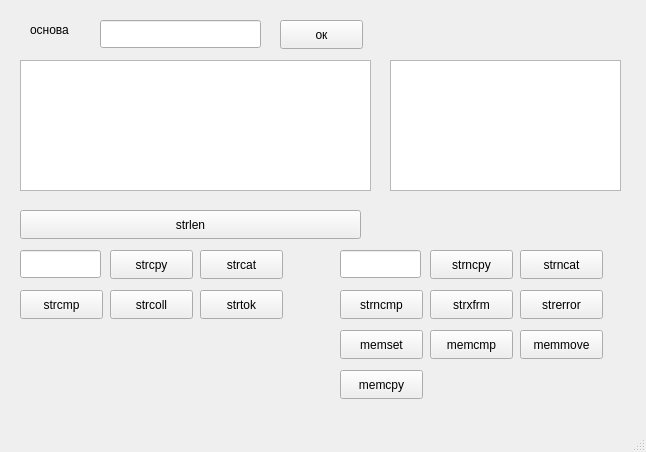
<?xml version="1.0" encoding="UTF-8"?>
<ui version="4.0">
 <class>MainWindow</class>
 <widget class="QMainWindow" name="MainWindow">
  <property name="geometry">
   <rect>
    <x>0</x>
    <y>0</y>
    <width>646</width>
    <height>452</height>
   </rect>
  </property>
  <property name="windowTitle">
   <string>MainWindow</string>
  </property>
  <widget class="QWidget" name="centralwidget">
   <widget class="QLineEdit" name="lineEdit">
    <property name="geometry">
     <rect>
      <x>100</x>
      <y>20</y>
      <width>161</width>
      <height>28</height>
     </rect>
    </property>
   </widget>
   <widget class="QLineEdit" name="lineEdit_2">
    <property name="geometry">
     <rect>
      <x>20</x>
      <y>250</y>
      <width>81</width>
      <height>28</height>
     </rect>
    </property>
   </widget>
   <widget class="QLabel" name="label">
    <property name="geometry">
     <rect>
      <x>30</x>
      <y>20</y>
      <width>63</width>
      <height>20</height>
     </rect>
    </property>
    <property name="text">
     <string>основа</string>
    </property>
   </widget>
   <widget class="QTextBrowser" name="textBrowser">
    <property name="geometry">
     <rect>
      <x>20</x>
      <y>60</y>
      <width>351</width>
      <height>131</height>
     </rect>
    </property>
   </widget>
   <widget class="QPushButton" name="pushButton">
    <property name="geometry">
     <rect>
      <x>280</x>
      <y>20</y>
      <width>83</width>
      <height>29</height>
     </rect>
    </property>
    <property name="text">
     <string>ок</string>
    </property>
   </widget>
   <widget class="QPushButton" name="pushButton_2">
    <property name="geometry">
     <rect>
      <x>110</x>
      <y>250</y>
      <width>83</width>
      <height>29</height>
     </rect>
    </property>
    <property name="toolTip">
     <string>&lt;html&gt;&lt;head/&gt;&lt;body&gt;&lt;p&gt;&lt;span style=&quot; font-family:'Courier New';&quot;&gt;char* strcpy( char* destptr, constchar* srcptr );&lt;br/&gt;&lt;/span&gt;Функция копирует Си-строку &lt;span style=&quot; font-family:'Courier New';&quot;&gt;srcptr&lt;/span&gt;, включая завершающий нулевой символ в строку назначения, на которую ссылается указатель &lt;span style=&quot; font-family:'Courier New';&quot;&gt;destptr&lt;/span&gt;.&lt;/p&gt;&lt;/body&gt;&lt;/html&gt;</string>
    </property>
    <property name="whatsThis">
     <string>&lt;html&gt;&lt;head/&gt;&lt;body&gt;&lt;p&gt;&lt;span style=&quot; font-family:'Courier New';&quot;&gt;char&lt;/span&gt;&lt;span style=&quot; font-family:'Courier New';&quot;&gt;* strcpy( char&lt;/span&gt;&lt;span style=&quot; font-family:'Courier New';&quot;&gt;* destptr, const&lt;/span&gt;&lt;span style=&quot; font-family:'Courier New';&quot;&gt;char&lt;/span&gt;&lt;span style=&quot; font-family:'Courier New';&quot;&gt;* srcptr );&lt;br/&gt;&lt;/span&gt;Функция копирует Си-строку &lt;span style=&quot; font-family:'Courier New';&quot;&gt;srcptr&lt;/span&gt;, включая завершающий нулевой символ в строку назначения, на которую ссылается указатель &lt;span style=&quot; font-family:'Courier New';&quot;&gt;destptr&lt;/span&gt;.&lt;/p&gt;&lt;/body&gt;&lt;/html&gt;</string>
    </property>
    <property name="text">
     <string>strcpy</string>
    </property>
   </widget>
   <widget class="QPushButton" name="pushButton_3">
    <property name="geometry">
     <rect>
      <x>430</x>
      <y>250</y>
      <width>83</width>
      <height>29</height>
     </rect>
    </property>
    <property name="toolTip">
     <string>&lt;html&gt;&lt;head/&gt;&lt;body&gt;&lt;p&gt;char * strncpy( char * destptr, const char * srcptr, size_t num );&lt;/p&gt;&lt;p&gt;Функция копирует первые &lt;span style=&quot; font-family:'Courier New';&quot;&gt;num&lt;/span&gt; символов из строки &lt;span style=&quot; font-family:'Courier New';&quot;&gt;srcptr&lt;/span&gt; в строку &lt;span style=&quot; font-family:'Courier New';&quot;&gt;destptr&lt;/span&gt;. Если конец строки &lt;span style=&quot; font-family:'Courier New';&quot;&gt;srcptr&lt;/span&gt; (символ конца строки ) достигнут прежде, чем были скопированы &lt;span style=&quot; font-family:'Courier New';&quot;&gt;num&lt;/span&gt; символов, к скопированным символам в конец строки &lt;span style=&quot; font-family:'Courier New';&quot;&gt;destptr&lt;/span&gt; добавляется нуль-символ, после чего, строка считается скопированной.&lt;/p&gt;&lt;p&gt;Если же строка назначения окажется меньше &lt;span style=&quot; font-family:'Courier New';&quot;&gt;num&lt;/span&gt;, тогда скопируются символы, которые поместятся в &lt;span style=&quot; font-family:'Courier New';&quot;&gt;destptr&lt;/span&gt;, учитывая то, что в конце строки обязательно должен стоять символ конца строки.&lt;/p&gt;&lt;/body&gt;&lt;/html&gt;</string>
    </property>
    <property name="whatsThis">
     <string>&lt;html&gt;&lt;head/&gt;&lt;body&gt;&lt;p&gt;char * strncpy( char * destptr, const char * srcptr, size_t num );&lt;/p&gt;&lt;p&gt;Функция копирует первые &lt;span style=&quot; font-family:'Courier New';&quot;&gt;num&lt;/span&gt; символов из строки &lt;span style=&quot; font-family:'Courier New';&quot;&gt;srcptr&lt;/span&gt; в строку &lt;span style=&quot; font-family:'Courier New';&quot;&gt;destptr&lt;/span&gt;. Если конец строки &lt;span style=&quot; font-family:'Courier New';&quot;&gt;srcptr&lt;/span&gt; (символ конца строки ) достигнут прежде, чем были скопированы &lt;span style=&quot; font-family:'Courier New';&quot;&gt;num&lt;/span&gt; символов, к скопированным символам в конец строки &lt;span style=&quot; font-family:'Courier New';&quot;&gt;destptr&lt;/span&gt; добавляется нуль-символ, после чего, строка считается скопированной.&lt;/p&gt;&lt;p&gt;Если же строка назначения окажется меньше &lt;span style=&quot; font-family:'Courier New';&quot;&gt;num&lt;/span&gt;, тогда скопируются символы, которые поместятся в &lt;span style=&quot; font-family:'Courier New';&quot;&gt;destptr&lt;/span&gt;, учитывая то, что в конце строки обязательно должен стоять символ конца строки.&lt;/p&gt;&lt;/body&gt;&lt;/html&gt;</string>
    </property>
    <property name="text">
     <string>strncpy</string>
    </property>
   </widget>
   <widget class="QLineEdit" name="lineEdit_4">
    <property name="geometry">
     <rect>
      <x>340</x>
      <y>250</y>
      <width>81</width>
      <height>28</height>
     </rect>
    </property>
   </widget>
   <widget class="QPushButton" name="pushButton_4">
    <property name="geometry">
     <rect>
      <x>520</x>
      <y>250</y>
      <width>83</width>
      <height>29</height>
     </rect>
    </property>
    <property name="toolTip">
     <string>&lt;html&gt;&lt;head/&gt;&lt;body&gt;&lt;p&gt;char *strncat(char *str1, const char *str2, size_t count)&lt;/p&gt;&lt;p&gt;Функция strncat() добавляет к строке, на которую указывает str1, не более count символов из строки, на которую указывает str2. В конце модифицированной строки str1 функция ставит нуле­вой символ. Нулевой символ, первоначально завершавший строку str1, замещается первым симво­лом строки str2. Строка str2 остается в первоначальном виде.Функция strncat() возвращает указатель str1.&lt;/p&gt;&lt;/body&gt;&lt;/html&gt;</string>
    </property>
    <property name="whatsThis">
     <string>&lt;html&gt;&lt;head/&gt;&lt;body&gt;&lt;p&gt;char *strncat(char *str1, const char *str2, size_t count)&lt;/p&gt;&lt;p&gt;Функция strncat() добавляет к строке, на которую указывает str1, не более count символов из строки, на которую указывает str2. В конце модифицированной строки str1 функция ставит нуле­вой символ. Нулевой символ, первоначально завершавший строку str1, замещается первым симво­лом строки str2. Строка str2 остается в первоначальном виде.Функция strncat() возвращает указатель str1.&lt;/p&gt;&lt;/body&gt;&lt;/html&gt;</string>
    </property>
    <property name="text">
     <string>strncat</string>
    </property>
   </widget>
   <widget class="QPushButton" name="pushButton_5">
    <property name="geometry">
     <rect>
      <x>200</x>
      <y>250</y>
      <width>83</width>
      <height>29</height>
     </rect>
    </property>
    <property name="toolTip">
     <string>&lt;html&gt;&lt;head/&gt;&lt;body&gt;&lt;p&gt;char * strcat( char * destptr, const char * srcptr );&lt;/p&gt;&lt;p&gt;Объединение строк. Функция добавляет копию строки &lt;span style=&quot; font-family:'Courier New';&quot;&gt;srcptr&lt;/span&gt; в конец строки &lt;span style=&quot; font-family:'Courier New';&quot;&gt;destptr&lt;/span&gt;. Нулевой символ конца строки &lt;span style=&quot; font-family:'Courier New';&quot;&gt;destptr&lt;/span&gt; заменяется первым символом строки &lt;span style=&quot; font-family:'Courier New';&quot;&gt;srcptr&lt;/span&gt;, и новый нуль-символ добавляется в конец уже новой строки, сформированной объединением символов двух строк в строке &lt;span style=&quot; font-family:'Courier New';&quot;&gt;destptr&lt;/span&gt;.&lt;/p&gt;&lt;/body&gt;&lt;/html&gt;</string>
    </property>
    <property name="whatsThis">
     <string>&lt;html&gt;&lt;head/&gt;&lt;body&gt;&lt;p&gt;char * strcat( char * destptr, const char * srcptr );&lt;/p&gt;&lt;p&gt;Объединение строк. Функция добавляет копию строки &lt;span style=&quot; font-family:'Courier New';&quot;&gt;srcptr&lt;/span&gt; в конец строки &lt;span style=&quot; font-family:'Courier New';&quot;&gt;destptr&lt;/span&gt;. Нулевой символ конца строки &lt;span style=&quot; font-family:'Courier New';&quot;&gt;destptr&lt;/span&gt; заменяется первым символом строки &lt;span style=&quot; font-family:'Courier New';&quot;&gt;srcptr&lt;/span&gt;, и новый нуль-символ добавляется в конец уже новой строки, сформированной объединением символов двух строк в строке &lt;span style=&quot; font-family:'Courier New';&quot;&gt;destptr&lt;/span&gt;.&lt;/p&gt;&lt;/body&gt;&lt;/html&gt;</string>
    </property>
    <property name="text">
     <string>strcat</string>
    </property>
   </widget>
   <widget class="QPushButton" name="pushButton_6">
    <property name="geometry">
     <rect>
      <x>20</x>
      <y>290</y>
      <width>83</width>
      <height>29</height>
     </rect>
    </property>
    <property name="toolTip">
     <string>&lt;html&gt;&lt;head/&gt;&lt;body&gt;&lt;p&gt;int strcmp( const char * string1, const char * string2 );&lt;/p&gt;&lt;p&gt;Эта функция сравнивает символы двух строк, &lt;span style=&quot; font-family:'Courier New';&quot;&gt;string1&lt;/span&gt; и &lt;span style=&quot; font-family:'Courier New';&quot;&gt;string2&lt;/span&gt;. Начиная с первых символов функция &lt;span style=&quot; font-family:'Courier New';&quot;&gt;strcmp&lt;/span&gt; сравнивает поочередно каждую пару символов, и продолжается это до тех пор, пока не будут найдены различные символы или не будет достигнут конец строки.&lt;/p&gt;&lt;/body&gt;&lt;/html&gt;</string>
    </property>
    <property name="whatsThis">
     <string>&lt;html&gt;&lt;head/&gt;&lt;body&gt;&lt;p&gt;int strcmp( const char * string1, const char * string2 );&lt;/p&gt;&lt;p&gt;Эта функция сравнивает символы двух строк, &lt;span style=&quot; font-family:'Courier New';&quot;&gt;string1&lt;/span&gt; и &lt;span style=&quot; font-family:'Courier New';&quot;&gt;string2&lt;/span&gt;. Начиная с первых символов функция &lt;span style=&quot; font-family:'Courier New';&quot;&gt;strcmp&lt;/span&gt; сравнивает поочередно каждую пару символов, и продолжается это до тех пор, пока не будут найдены различные символы или не будет достигнут конец строки.&lt;/p&gt;&lt;/body&gt;&lt;/html&gt;</string>
    </property>
    <property name="text">
     <string>strcmp</string>
    </property>
   </widget>
   <widget class="QTextBrowser" name="textBrowser_2">
    <property name="geometry">
     <rect>
      <x>390</x>
      <y>60</y>
      <width>231</width>
      <height>131</height>
     </rect>
    </property>
   </widget>
   <widget class="QPushButton" name="pushButton_7">
    <property name="geometry">
     <rect>
      <x>340</x>
      <y>290</y>
      <width>83</width>
      <height>29</height>
     </rect>
    </property>
    <property name="toolTip">
     <string>&lt;html&gt;&lt;head/&gt;&lt;body&gt;&lt;p&gt;int strncmp( const char * string1, const char * string2, size_t num );&lt;/p&gt;&lt;p&gt;Функция сравнивает первые &lt;span style=&quot; font-family:'Courier New';&quot;&gt;num&lt;/span&gt; символов строки &lt;span style=&quot; font-family:'Courier New';&quot;&gt;string1&lt;/span&gt; с первыми &lt;span style=&quot; font-family:'Courier New';&quot;&gt;num&lt;/span&gt; символами строки &lt;span style=&quot; font-family:'Courier New';&quot;&gt;string2&lt;/span&gt;.&lt;br/&gt;Эта функция начинает сравнивать первый символ каждой строки. Если они равны, &lt;span style=&quot; font-family:'Courier New';&quot;&gt;strncmp&lt;/span&gt; продолжает сравнивать  следующие пары символов, пока не будут найдены различные символы или пока не будет достигнут конец строки.&lt;/p&gt;&lt;/body&gt;&lt;/html&gt;</string>
    </property>
    <property name="whatsThis">
     <string>&lt;html&gt;&lt;head/&gt;&lt;body&gt;&lt;p&gt;int strncmp( const char * string1, const char * string2, size_t num );&lt;/p&gt;&lt;p&gt;Функция сравнивает первые &lt;span style=&quot; font-family:'Courier New';&quot;&gt;num&lt;/span&gt; символов строки &lt;span style=&quot; font-family:'Courier New';&quot;&gt;string1&lt;/span&gt; с первыми &lt;span style=&quot; font-family:'Courier New';&quot;&gt;num&lt;/span&gt; символами строки &lt;span style=&quot; font-family:'Courier New';&quot;&gt;string2&lt;/span&gt;.&lt;br/&gt;Эта функция начинает сравнивать первый символ каждой строки. Если они равны, &lt;span style=&quot; font-family:'Courier New';&quot;&gt;strncmp&lt;/span&gt; продолжает сравнивать  следующие пары символов, пока не будут найдены различные символы или пока не будет достигнут конец строки.&lt;/p&gt;&lt;/body&gt;&lt;/html&gt;</string>
    </property>
    <property name="text">
     <string>strncmp</string>
    </property>
   </widget>
   <widget class="QPushButton" name="pushButton_8">
    <property name="geometry">
     <rect>
      <x>110</x>
      <y>290</y>
      <width>83</width>
      <height>29</height>
     </rect>
    </property>
    <property name="toolTip">
     <string>&lt;html&gt;&lt;head/&gt;&lt;body&gt;&lt;p&gt;int strcmp( const char * string1, const char * string2 );&lt;/p&gt;&lt;p&gt;Эта функция сравнивает символы двух строк, &lt;span style=&quot; font-family:'Courier New';&quot;&gt;string1&lt;/span&gt; и &lt;span style=&quot; font-family:'Courier New';&quot;&gt;string2&lt;/span&gt;. Начиная с первых символов функция &lt;span style=&quot; font-family:'Courier New';&quot;&gt;strcmp&lt;/span&gt; сравнивает поочередно каждую пару символов, и продолжается это до тех пор, пока не будут найдены различные символы или не будет достигнут конец строки.&lt;/p&gt;&lt;/body&gt;&lt;/html&gt;</string>
    </property>
    <property name="whatsThis">
     <string>&lt;html&gt;&lt;head/&gt;&lt;body&gt;&lt;p&gt;int strcoll( const char * string1, const char * string2 );&lt;/p&gt;&lt;p&gt;Функция сравнивает строку &lt;span style=&quot; font-family:'Courier New';&quot;&gt;string1&lt;/span&gt; со строкой &lt;span style=&quot; font-family:'Courier New';&quot;&gt;string2&lt;/span&gt;, с учётом параметра &lt;span style=&quot; font-family:'Courier New';&quot;&gt;LC_COLLATE&lt;/span&gt;, текущей локали.&lt;br/&gt;Эта функция сравнивает символы каждой строки, начиная с первого. Если символы равны сравнение продолжится уже со следующей парой символов и так до тех пор, пока не будут найдены различные символы или не будет найден нулевой символ, сигнализирующий о конце строки.&lt;/p&gt;&lt;/body&gt;&lt;/html&gt;</string>
    </property>
    <property name="text">
     <string>strcoll</string>
    </property>
   </widget>
   <widget class="QPushButton" name="pushButton_9">
    <property name="geometry">
     <rect>
      <x>430</x>
      <y>290</y>
      <width>83</width>
      <height>29</height>
     </rect>
    </property>
    <property name="toolTip">
     <string>&lt;html&gt;&lt;head/&gt;&lt;body&gt;&lt;p&gt;size_t *strxfrm(char *dest, const char *source, size_t count)&lt;/p&gt;&lt;p&gt;Функция strxfrm() используется для копирования до count символов содержимого строки, на которую указывает source, в строку, на которую указывает dest. Аргумент source должен быть указателем на строку, оканчивающуюся нулевым символом. В процессе копирования любые национальные символы преобразуются в формат, характерный для конкретной страны. Функция strncpy() возвращает указатель на dest. &lt;/p&gt;&lt;/body&gt;&lt;/html&gt;</string>
    </property>
    <property name="whatsThis">
     <string>&lt;html&gt;&lt;head/&gt;&lt;body&gt;&lt;p&gt;size_t *strxfrm(char *dest, const char *source, size_t count)&lt;/p&gt;&lt;p&gt;Функция strxfrm() используется для копирования до count символов содержимого строки, на которую указывает source, в строку, на которую указывает dest. Аргумент source должен быть указателем на строку, оканчивающуюся нулевым символом. В процессе копирования любые национальные символы преобразуются в формат, характерный для конкретной страны. Функция strncpy() возвращает указатель на dest. &lt;/p&gt;&lt;/body&gt;&lt;/html&gt;</string>
    </property>
    <property name="text">
     <string>strxfrm</string>
    </property>
   </widget>
   <widget class="QPushButton" name="pushButton_10">
    <property name="geometry">
     <rect>
      <x>200</x>
      <y>290</y>
      <width>83</width>
      <height>29</height>
     </rect>
    </property>
    <property name="toolTip">
     <string>&lt;html&gt;&lt;head/&gt;&lt;body&gt;&lt;p&gt;char * strtok( char * string, const char * delim );&lt;/p&gt;&lt;p&gt;Функция &lt;span style=&quot; font-family:'Courier New';&quot;&gt;strtok&lt;/span&gt; выполняет поиск лексем в строке &lt;span style=&quot; font-family:'Courier New';&quot;&gt;string&lt;/span&gt;. Последовательность вызовов этой функции разбивают строку &lt;span style=&quot; font-family:'Courier New';&quot;&gt;string&lt;/span&gt; на лексемы, которые представляют собой последовательности символов, разделенных символами разделителями.&lt;/p&gt;&lt;/body&gt;&lt;/html&gt;</string>
    </property>
    <property name="whatsThis">
     <string>&lt;html&gt;&lt;head/&gt;&lt;body&gt;&lt;p&gt;char * strtok( char * string, const char * delim );&lt;/p&gt;&lt;p&gt;Функция &lt;span style=&quot; font-family:'Courier New';&quot;&gt;strtok&lt;/span&gt; выполняет поиск лексем в строке &lt;span style=&quot; font-family:'Courier New';&quot;&gt;string&lt;/span&gt;. Последовательность вызовов этой функции разбивают строку &lt;span style=&quot; font-family:'Courier New';&quot;&gt;string&lt;/span&gt; на лексемы, которые представляют собой последовательности символов, разделенных символами разделителями.&lt;/p&gt;&lt;/body&gt;&lt;/html&gt;</string>
    </property>
    <property name="text">
     <string>strtok</string>
    </property>
   </widget>
   <widget class="QPushButton" name="pushButton_11">
    <property name="geometry">
     <rect>
      <x>520</x>
      <y>290</y>
      <width>83</width>
      <height>29</height>
     </rect>
    </property>
    <property name="toolTip">
     <string>&lt;html&gt;&lt;head/&gt;&lt;body&gt;&lt;p&gt;char *strerror(int num)&lt;/p&gt;&lt;p&gt;Функция strerror() возвращает указатель на сообщение об ошибке, связанное с номером ошибки.&lt;/p&gt;&lt;/body&gt;&lt;/html&gt;</string>
    </property>
    <property name="whatsThis">
     <string>&lt;html&gt;&lt;head/&gt;&lt;body&gt;&lt;p&gt;char *strerror(int num)&lt;/p&gt;&lt;p&gt;Функция strerror() возвращает указатель на сообщение об ошибке, связанное с номером ошибки.&lt;/p&gt;&lt;/body&gt;&lt;/html&gt;</string>
    </property>
    <property name="text">
     <string>strerror</string>
    </property>
   </widget>
   <widget class="QPushButton" name="pushButton_12">
    <property name="geometry">
     <rect>
      <x>20</x>
      <y>210</y>
      <width>341</width>
      <height>29</height>
     </rect>
    </property>
    <property name="toolTip">
     <string>&lt;html&gt;&lt;head/&gt;&lt;body&gt;&lt;p&gt;size_t strlen( const char * string );&lt;br/&gt;Длина Си-строки определяется по достижению нулевого символа  — нуль терминатор. Функция &lt;span style=&quot; font-family:'Courier New';&quot;&gt;strlen&lt;/span&gt; видит начало Си-строки  и начинает сначала считать количество символов (байтов, отводимых под каждый символ), этот процесс выполняется до тех пор, пока не будет достигнут завершающий нулевой символ.&lt;/p&gt;&lt;/body&gt;&lt;/html&gt;</string>
    </property>
    <property name="whatsThis">
     <string>&lt;html&gt;&lt;head/&gt;&lt;body&gt;&lt;p&gt;size_t strlen( const char * string );&lt;br/&gt;Длина Си-строки определяется по достижению нулевого символа  — нуль терминатор. Функция &lt;span style=&quot; font-family:'Courier New';&quot;&gt;strlen&lt;/span&gt; видит начало Си-строки  и начинает сначала считать количество символов (байтов, отводимых под каждый символ), этот процесс выполняется до тех пор, пока не будет достигнут завершающий нулевой символ.&lt;/p&gt;&lt;/body&gt;&lt;/html&gt;</string>
    </property>
    <property name="text">
     <string>strlen</string>
    </property>
   </widget>
   <widget class="QPushButton" name="pushButton_13">
    <property name="geometry">
     <rect>
      <x>340</x>
      <y>330</y>
      <width>83</width>
      <height>29</height>
     </rect>
    </property>
    <property name="toolTip">
     <string>&lt;html&gt;&lt;head/&gt;&lt;body&gt;&lt;p&gt;&lt;span style=&quot; font-family:'Courier New';&quot;&gt;void* memset( void* memptr, intval, size_tnum );&lt;/span&gt;&lt;/p&gt;&lt;p&gt;Функция &lt;span style=&quot; font-family:'Courier New';&quot;&gt;memset&lt;/span&gt; заполняет &lt;span style=&quot; font-family:'Courier New';&quot;&gt;num&lt;/span&gt; байтов блока памяти, через указатель &lt;span style=&quot; font-family:'Courier New';&quot;&gt;memptr&lt;/span&gt;. Код заполняемого символа передаётся в функцию через параметр &lt;span style=&quot; font-family:'Courier New';&quot;&gt;val&lt;/span&gt;.&lt;/p&gt;&lt;/body&gt;&lt;/html&gt;</string>
    </property>
    <property name="whatsThis">
     <string>&lt;html&gt;&lt;head/&gt;&lt;body&gt;&lt;p&gt;&lt;span style=&quot; font-family:'Courier New';&quot;&gt;void&lt;/span&gt;&lt;span style=&quot; font-family:'Courier New';&quot;&gt;* memset( void&lt;/span&gt;&lt;span style=&quot; font-family:'Courier New';&quot;&gt;* memptr, int&lt;/span&gt;&lt;span style=&quot; font-family:'Courier New';&quot;&gt;val, size_t&lt;/span&gt;&lt;span style=&quot; font-family:'Courier New';&quot;&gt;num );&lt;/span&gt;&lt;/p&gt;&lt;p&gt;Функция &lt;span style=&quot; font-family:'Courier New';&quot;&gt;memset&lt;/span&gt; заполняет &lt;span style=&quot; font-family:'Courier New';&quot;&gt;num&lt;/span&gt; байтов блока памяти, через указатель &lt;span style=&quot; font-family:'Courier New';&quot;&gt;memptr&lt;/span&gt;. Код заполняемого символа передаётся в функцию через параметр &lt;span style=&quot; font-family:'Courier New';&quot;&gt;val&lt;/span&gt;.&lt;/p&gt;&lt;/body&gt;&lt;/html&gt;</string>
    </property>
    <property name="text">
     <string>memset</string>
    </property>
   </widget>
   <widget class="QPushButton" name="pushButton_14">
    <property name="geometry">
     <rect>
      <x>430</x>
      <y>330</y>
      <width>83</width>
      <height>29</height>
     </rect>
    </property>
    <property name="toolTip">
     <string>&lt;html&gt;&lt;head/&gt;&lt;body&gt;&lt;p&gt;int memcmp(const void *buf1, const void *buf2, size_t count)&lt;/p&gt;&lt;p&gt;Функция memcmp() сравнивает первые count символов массивов, на которые указывают buf1 и buf2. Сравнение производится лексикографически. Функция memcmp() возвращает целое число&lt;/p&gt;&lt;/body&gt;&lt;/html&gt;</string>
    </property>
    <property name="whatsThis">
     <string>&lt;html&gt;&lt;head/&gt;&lt;body&gt;&lt;p&gt;int memcmp(const void *buf1, const void *buf2, size_t count)&lt;/p&gt;&lt;p&gt;Функция memcmp() сравнивает первые count символов массивов, на которые указывают buf1 и buf2. Сравнение производится лексикографически. Функция memcmp() возвращает целое число&lt;/p&gt;&lt;/body&gt;&lt;/html&gt;</string>
    </property>
    <property name="text">
     <string>memcmp</string>
    </property>
   </widget>
   <widget class="QPushButton" name="pushButton_15">
    <property name="geometry">
     <rect>
      <x>520</x>
      <y>330</y>
      <width>83</width>
      <height>29</height>
     </rect>
    </property>
    <property name="toolTip">
     <string>&lt;html&gt;&lt;head/&gt;&lt;body&gt;&lt;p&gt;void *memmove(void *dest, const void *source, size_t count)&lt;/p&gt;&lt;p&gt;Функция memmove() копирует count символов из массива, на который указывает source, в мас­сив, на который указывает dest.&lt;/p&gt;&lt;/body&gt;&lt;/html&gt;</string>
    </property>
    <property name="whatsThis">
     <string>&lt;html&gt;&lt;head/&gt;&lt;body&gt;&lt;p&gt;void *memmove(void *dest, const void *source, size_t count)&lt;/p&gt;&lt;p&gt;Функция memmove() копирует count символов из массива, на который указывает source, в мас­сив, на который указывает dest.&lt;/p&gt;&lt;/body&gt;&lt;/html&gt;</string>
    </property>
    <property name="text">
     <string>memmove</string>
    </property>
   </widget>
   <widget class="QPushButton" name="pushButton_16">
    <property name="geometry">
     <rect>
      <x>340</x>
      <y>370</y>
      <width>83</width>
      <height>29</height>
     </rect>
    </property>
    <property name="toolTip">
     <string>&lt;html&gt;&lt;head/&gt;&lt;body&gt;&lt;p&gt;void * memcpy( void * destptr, const void * srcptr, size_t num );&lt;/p&gt;&lt;p&gt;Функция &lt;span style=&quot; font-family:'Courier New';&quot;&gt;memcpy&lt;/span&gt; копирует &lt;span style=&quot; font-family:'Courier New';&quot;&gt;num&lt;/span&gt; байтов первого блока памяти, на который ссылается указатель &lt;span style=&quot; font-family:'Courier New';&quot;&gt;srcptr&lt;/span&gt;, во второй блок памяти, на который ссылается указатель &lt;span style=&quot; font-family:'Courier New';&quot;&gt;destptr&lt;/span&gt;.&lt;/p&gt;&lt;/body&gt;&lt;/html&gt;</string>
    </property>
    <property name="whatsThis">
     <string>&lt;html&gt;&lt;head/&gt;&lt;body&gt;&lt;p&gt;void * memcpy( void * destptr, const void * srcptr, size_t num );&lt;/p&gt;&lt;p&gt;Функция &lt;span style=&quot; font-family:'Courier New';&quot;&gt;memcpy&lt;/span&gt; копирует &lt;span style=&quot; font-family:'Courier New';&quot;&gt;num&lt;/span&gt; байтов первого блока памяти, на который ссылается указатель &lt;span style=&quot; font-family:'Courier New';&quot;&gt;srcptr&lt;/span&gt;, во второй блок памяти, на который ссылается указатель &lt;span style=&quot; font-family:'Courier New';&quot;&gt;destptr&lt;/span&gt;.&lt;/p&gt;&lt;/body&gt;&lt;/html&gt;</string>
    </property>
    <property name="text">
     <string>memcpy</string>
    </property>
   </widget>
  </widget>
  <widget class="QMenuBar" name="menubar">
   <property name="geometry">
    <rect>
     <x>0</x>
     <y>0</y>
     <width>646</width>
     <height>25</height>
    </rect>
   </property>
  </widget>
  <widget class="QStatusBar" name="statusbar"/>
 </widget>
 <resources/>
 <connections/>
</ui>
